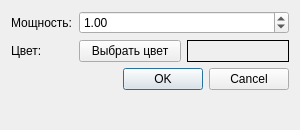
<?xml version="1.0" encoding="UTF-8"?>
<ui version="4.0">
 <class>PowerColorDialog</class>
 <widget class="QDialog" name="PowerColorDialog">
  <property name="geometry">
   <rect>
    <x>0</x>
    <y>0</y>
    <width>300</width>
    <height>130</height>
   </rect>
  </property>
  <property name="sizePolicy">
   <sizepolicy hsizetype="Fixed" vsizetype="Fixed">
    <horstretch>0</horstretch>
    <verstretch>0</verstretch>
   </sizepolicy>
  </property>
  <property name="windowTitle">
   <string>Параметры источника</string>
  </property>
  <layout class="QFormLayout" name="formLayout">
   <item row="0" column="0">
    <widget class="QLabel" name="label">
     <property name="text">
      <string>Мощность:</string>
     </property>
    </widget>
   </item>
   <item row="0" column="1">
    <widget class="QDoubleSpinBox" name="powerSpinBox">
     <property name="minimum">
      <double>0.000000000000000</double>
     </property>
     <property name="maximum">
      <double>20.000000000000000</double>
     </property>
     <property name="value">
      <double>1.000000000000000</double>
     </property>
    </widget>
   </item>
   <item row="1" column="0">
    <widget class="QLabel" name="label_2">
     <property name="text">
      <string>Цвет:</string>
     </property>
    </widget>
   </item>
   <item row="1" column="1">
    <layout class="QHBoxLayout" name="horizontalLayout">
     <item>
      <widget class="QPushButton" name="chooseColorButton">
       <property name="text">
        <string>Выбрать цвет</string>
       </property>
      </widget>
     </item>
     <item>
      <widget class="QLabel" name="colorPreview">
       <property name="minimumSize">
        <size>
         <width>30</width>
         <height>20</height>
        </size>
       </property>
       <property name="frameShape">
        <enum>QFrame::Box</enum>
       </property>
       <property name="text">
        <string/>
       </property>
      </widget>
     </item>
    </layout>
   </item>
   <item row="2" column="0" colspan="2">
    <widget class="QDialogButtonBox" name="buttonBox">
     <property name="orientation">
      <enum>Qt::Horizontal</enum>
     </property>
     <property name="standardButtons">
      <set>QDialogButtonBox::Cancel|QDialogButtonBox::Ok</set>
     </property>
    </widget>
   </item>
  </layout>
 </widget>
 <resources/>
 <connections>
  <connection>
   <sender>buttonBox</sender>
   <signal>accepted()</signal>
   <receiver>PowerColorDialog</receiver>
   <slot>accept()</slot>
   <hints>
    <hint type="sourcelabel">
     <x>20</x>
     <y>20</y>
    </hint>
    <hint type="destinationlabel">
     <x>20</x>
     <y>20</y>
    </hint>
   </hints>
  </connection>
  <connection>
   <sender>buttonBox</sender>
   <signal>rejected()</signal>
   <receiver>PowerColorDialog</receiver>
   <slot>reject()</slot>
   <hints>
    <hint type="sourcelabel">
     <x>20</x>
     <y>20</y>
    </hint>
    <hint type="destinationlabel">
     <x>20</x>
     <y>20</y>
    </hint>
   </hints>
  </connection>
 </connections>
</ui>
